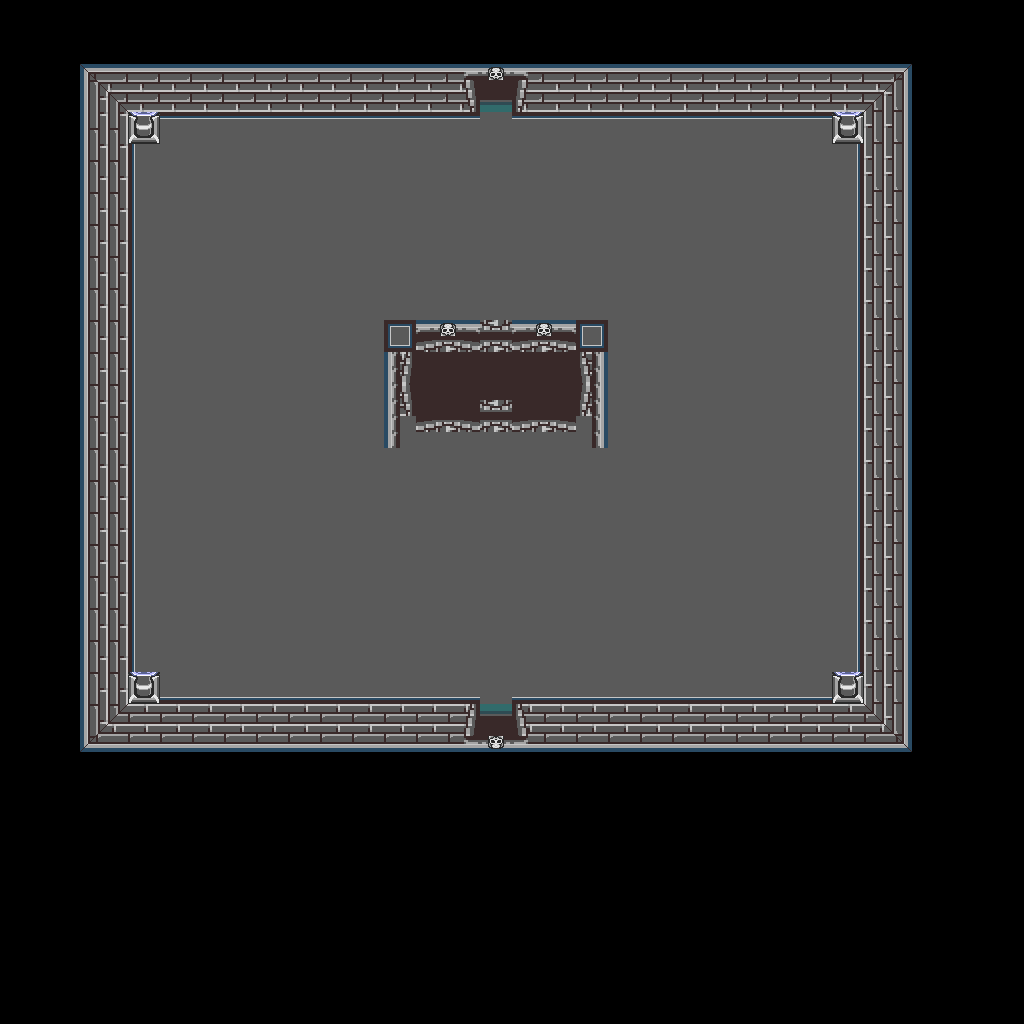

Tiled map render using the project's own tile images. Description and the map definition, with tile-layer contents summarised, below:
An orthogonal 64x64 tile map with 16x16 px tiles, 1 tile layer (base), 1 hidden layer not drawn and 11 objects.

<map version="1.10" tiledversion="1.12.1" orientation="orthogonal" renderorder="right-down" width="64" height="64" tilewidth="16" tileheight="16" infinite="0" nextlayerid="3" nextobjectid="12">
 <tileset firstgid="1" source="../classiciphone_pics4.tsx" />
 <layer id="1" name="base" width="64" height="64">
  <data>[4096 cells, 4096 non-empty, 80 distinct tile ids]</data>
 </layer>
 <layer id="2" name="collision" width="64" height="64" visible="0">
  <properties><property name="collision" value="true" /></properties>
  <data>[4096 cells, 2608 non-empty, 1 distinct tile ids]</data>
 </layer>
 <objectgroup id="3" name="npcs">
  <object id="1" x="480.0" y="704.0" width="16" height="16">
   <properties>
    <property name="gani" value="tombdrdown.gif" />
    <property name="script" type="string">-- Auto-converted from GraalScript
-- // NPC made by Kino(Levels)
-- [CLIENT-SIDE — server no-op]
-- function onCreated()
-- {
-- setimg("tombdrdown.gif");
-- }
-- function onPlayertouchsme()
-- {
-- if (client.tombquest_key1 == 1)
-- {
-- say2("The key works here too!");
-- hide();
-- sleep(3);
-- show();
-- }
-- if (client.tombquest_key1 == NULL)
-- {
-- say2("It's locked!");
-- }
-- }</property>
   </properties>
  </object>
  <object id="2" x="480.0" y="80.0" width="16" height="16">
   <properties>
    <property name="gani" value="tombdrup.gif" />
    <property name="script" type="string">-- Auto-converted from GraalScript
-- // NPC made by Kino(Levels)
-- [CLIENT-SIDE — server no-op]
-- function onCreated()
-- {
-- setimg("tombdrup.gif");
-- }
-- function onPlayertouchsme()
-- {
-- if (client.tombquest_key1 == 1)
-- {
-- say2("It locked behind me!");
-- }
-- if (client.tombquest_key1 == NULL)
-- {
-- say2("It's locked!");
-- }
-- }</property>
   </properties>
  </object>
  <object id="3" x="128.0" y="80.0" width="16" height="16">
   <properties>
    <property name="gani" value="bluelampani.mng" />
    <property name="script" type="string">-- Auto-converted from GraalScript
-- //#CLIENTSIDE;
self.dontblock = true
-- drawoverplayer;</property>
   </properties>
  </object>
  <object id="4" x="832.0" y="80.0" width="16" height="16">
   <properties>
    <property name="gani" value="bluelampani.mng" />
    <property name="script" type="string">-- Auto-converted from GraalScript
-- //#CLIENTSIDE;
self.dontblock = true
-- drawoverplayer;</property>
   </properties>
  </object>
  <object id="5" x="128.0" y="640.0" width="16" height="16">
   <properties>
    <property name="gani" value="bluelampani.mng" />
    <property name="script" type="string">-- Auto-converted from GraalScript
-- //#CLIENTSIDE;
self.dontblock = true
-- drawoverplayer;</property>
   </properties>
  </object>
  <object id="6" x="832.0" y="640.0" width="16" height="16">
   <properties>
    <property name="gani" value="bluelampani.mng" />
    <property name="script" type="string">-- Auto-converted from GraalScript
-- //#CLIENTSIDE;
self.dontblock = true
-- drawoverplayer;</property>
   </properties>
  </object>
  <object id="7" x="80.0" y="32.0" width="16" height="16">
   <properties>
    <property name="gani" value="light4.png" />
    <property name="script" type="string">-- Auto-converted from GraalScript
-- [CLIENT-SIDE — server no-op]
-- if (created) {
-- ;
-- dontblock;
-- }
-- if (playerenters) {
-- setcoloreffect 1,1,1,0.5;
-- drawaslight;
-- this.zoom = 1.3;
-- timeout = 0.05;
-- }
-- if (timeout) {
-- if (this.zoom&lt;=1) {
-- this.ds=1;
-- }
-- else if (this.zoom&gt;=1.1) {
-- this.ds=0;
-- }
-- if (this.ds==1) {
-- this.zoom += 0.02;
-- setzoomeffect this.zoom;
-- }
-- else if (this.ds==0) {
-- this.zoom -= 0.03;
-- setzoomeffect this.zoom;
-- }
-- timeout = 0.05;
-- }</property>
   </properties>
  </object>
  <object id="8" x="784.0" y="32.0" width="16" height="16">
   <properties>
    <property name="gani" value="light4.png" />
    <property name="script" type="string">-- Auto-converted from GraalScript
-- [CLIENT-SIDE — server no-op]
-- if (created) {
-- ;
-- dontblock;
-- }
-- if (playerenters) {
-- setcoloreffect 1,1,1,0.5;
-- drawaslight;
-- this.zoom = 1.3;
-- timeout = 0.05;
-- }
-- if (timeout) {
-- if (this.zoom&lt;=1) {
-- this.ds=1;
-- }
-- else if (this.zoom&gt;=1.1) {
-- this.ds=0;
-- }
-- if (this.ds==1) {
-- this.zoom += 0.02;
-- setzoomeffect this.zoom;
-- }
-- else if (this.ds==0) {
-- this.zoom -= 0.03;
-- setzoomeffect this.zoom;
-- }
-- timeout = 0.05;
-- }</property>
   </properties>
  </object>
  <object id="9" x="80.0" y="592.0" width="16" height="16">
   <properties>
    <property name="gani" value="light4.png" />
    <property name="script" type="string">-- Auto-converted from GraalScript
-- [CLIENT-SIDE — server no-op]
-- if (created) {
-- ;
-- dontblock;
-- }
-- if (playerenters) {
-- setcoloreffect 1,1,1,0.5;
-- drawaslight;
-- this.zoom = 1.3;
-- timeout = 0.05;
-- }
-- if (timeout) {
-- if (this.zoom&lt;=1) {
-- this.ds=1;
-- }
-- else if (this.zoom&gt;=1.1) {
-- this.ds=0;
-- }
-- if (this.ds==1) {
-- this.zoom += 0.02;
-- setzoomeffect this.zoom;
-- }
-- else if (this.ds==0) {
-- this.zoom -= 0.03;
-- setzoomeffect this.zoom;
-- }
-- timeout = 0.05;
-- }</property>
   </properties>
  </object>
  <object id="10" x="784.0" y="592.0" width="16" height="16">
   <properties>
    <property name="gani" value="light4.png" />
    <property name="script" type="string">-- Auto-converted from GraalScript
-- [CLIENT-SIDE — server no-op]
-- if (created) {
-- ;
-- dontblock;
-- }
-- if (playerenters) {
-- setcoloreffect 1,1,1,0.5;
-- drawaslight;
-- this.zoom = 1.3;
-- timeout = 0.05;
-- }
-- if (timeout) {
-- if (this.zoom&lt;=1) {
-- this.ds=1;
-- }
-- else if (this.zoom&gt;=1.1) {
-- this.ds=0;
-- }
-- if (this.ds==1) {
-- this.zoom += 0.02;
-- setzoomeffect this.zoom;
-- }
-- else if (this.ds==0) {
-- this.zoom -= 0.03;
-- setzoomeffect this.zoom;
-- }
-- timeout = 0.05;
-- }</property>
   </properties>
  </object>
  <object id="11" x="480.0" y="16.0" width="16" height="16">
   <properties>
    <property name="script" type="string">-- Auto-converted from GraalScript
-- join("level_nopk");
-- [CLIENT-SIDE — server no-op]
-- if (playerenters || timeout) {
-- seteffect 0,0,0,0.60;
-- timeout = .05;
-- }</property>
   </properties>
  </object>
 </objectgroup>
</map>
